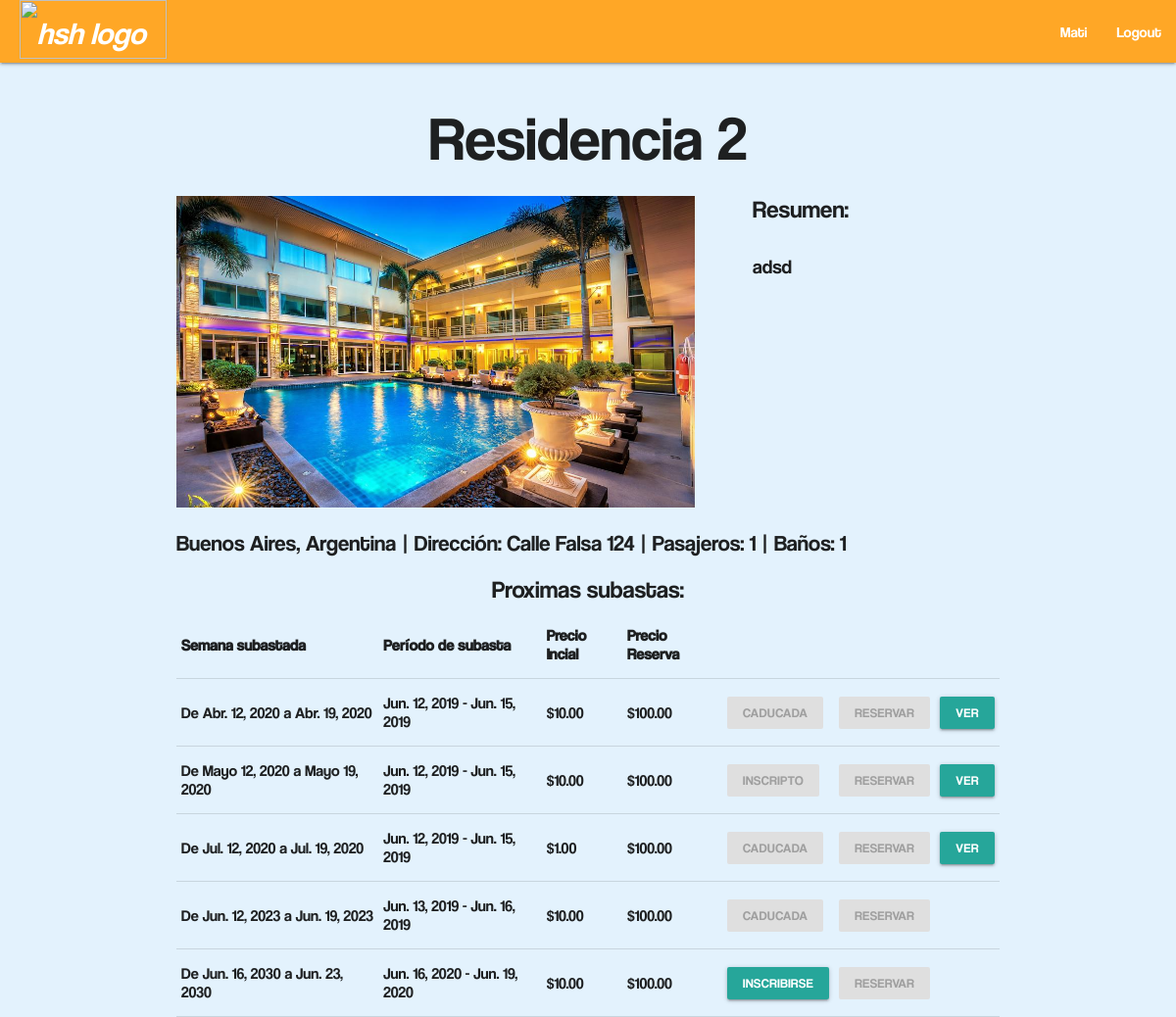
Before: /ver_residencia/1/ (signed in) with the older database file.
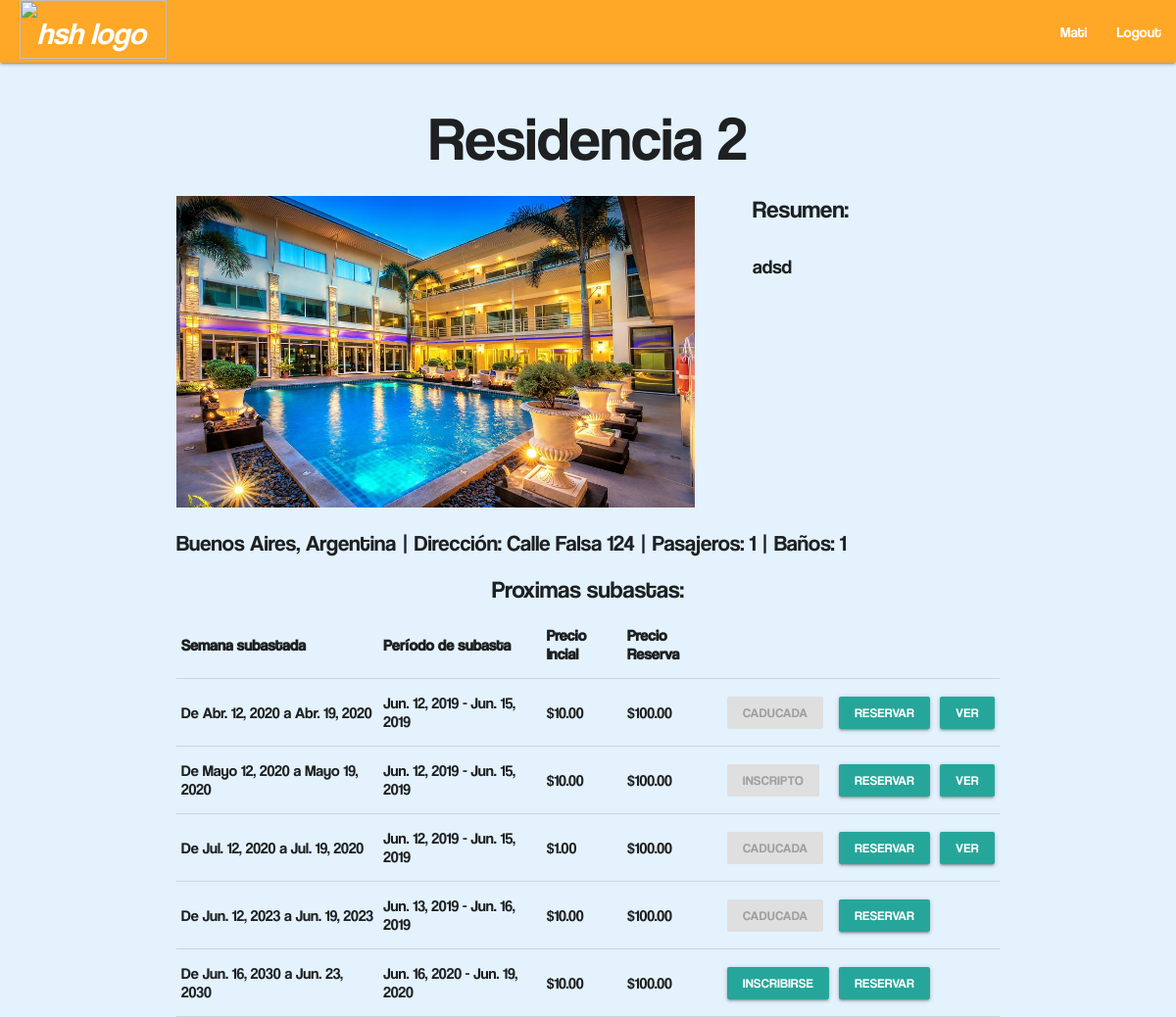
After: the same page with the newer database file.
### main/models.py (models this page shows, shortened)
class Semana(models.Model):
	dia_inicial = models.DateField()
	precio_reserva = models.DecimalField(max_digits=11,decimal_places=2)
	def dia_final(self):
		return self.dia_inicial + timedelta(days=7)
	class Meta:
		abstract = True
		ordering = ['dia_inicial', 'residencia']

class Subasta(Semana):
	precio_inicial = models.DecimalField(max_digits=11,decimal_places=2)
	inicio_de_subasta = models.DateField()
	residencia = models.ForeignKey('Residencia',on_delete=models.CASCADE,related_name='subastas')
	usuarios_inscriptos = models.ManyToManyField('User',related_name='inscripciones')
	iniciada = models.BooleanField(default=False)
	def fin_de_subasta(self):
		return (self.inicio_de_subasta + timedelta(days=3))
	def esta_inscripto(self,usuario):
		return self.usuarios_inscriptos.filter(id=usuario.id).exists()

### main/views.py (the view)
# urls.py: path("ver_residencia/<id_residencia>/", views.residencia, name="residencia"),
def residencia(request, id_residencia):
    import datetime
    res = Residencia.objects.get(id=id_residencia)
    subastas = Subasta.objects.filter(residencia=id_residencia)
    user = request.user
    hoy = datetime.datetime.now().date()
    inscripto = {}
    for s in subastas:
        inscripto[s] = s.esta_inscripto(user)
    return render(request=request,
                  template_name="main/residencias/ver_residencia.html",
                  context={"residencia": res,
                           "inscripto": inscripto,
                           "usuario": user,
                           "hoy": hoy})

### main/models.py (called while the page is built)
	def primerFoto(self):
		if self.imagenes.exists():
			return self.imagenes.first().imagen.name[12:]
		else:
			return "fotos/68184730.jpg"

### main/templates/main/residencias/ver_residencia.html
{% extends "main/headers/header_logged_in.html" %}
{% load static %}
{% load staticfiles %}
{% block content %}
<body>
  <h1 class="centrar">{{residencia.nombre}}</h1>
  <section>
    <div class="columna-grande">
      <img class="imagen-residencia"
      src="{% static residencia.primerFoto %}" alt="Imagen Residencia: {{ residencia.primerFoto }}">
    </div>
    <h5>Resumen:</h5>
    <div class="columna-chica">
      <div class="compacto scrollable">
        <p style="font-size: 20">{{residencia.descripcion}}</p>
      </div>
    </div>
  </section>
  <section>
    <div class="columna-grande" style="width: 100%; font-size: 150%">
      <span>{{residencia.ciudad}}, {{residencia.pais}} | </span>
      <span>Dirección: {{residencia.dirección}} | </span>
      <span>Pasajeros: {{residencia.personas}} | </span>
      <span>Baños: {{residencia.baños}}</span>
    </div>
  </section>
  {% if inscripto %}
    <div style="float: left; width: 100%">
      <h5 class="centrar">Proximas subastas:</h5>
    </div>
  <table style="width:100%">
    <tr>
      <th>Semana subastada</th>
      <th>Período de subasta</th>
      <th>Precio Incial</th>
      <th>Precio Reserva</th>
      <th></th>
      <th></th>
      <th></th>
    </tr>
    {% for s, i in inscripto.items %}
    <tr>
      <td>De {{s.dia_inicial}} a {{s.dia_final}}</td>
      <td>{{s.inicio_de_subasta}} - {{s.fin_de_subasta}}</td>
      <td>${{s.precio_inicial}}</td>
      <td>${{s.precio_reserva}}</td>
      {% if s.inicio_de_subasta > hoy %}
        {% if i %}
          <td><a href="" class="waves-effect waves-light btn-small disabled">Inscripto<a></td>
        {% else %}
          <td><a href="/inscribirse/{{residencia.id}}/{{s.id}}" class="waves-effect waves-light btn-small">Inscribirse<a></td>
        {% endif %}
      {% else %}
        {% if i %}
          <td><a href="" class="waves-effect waves-light btn-small disabled">Inscripto<a></td>
        {% else %}
          <td><a href="#" class="waves-effect waves-light disabled btn-small">Caducada<a></td>
        {% endif %}
      {% endif %}
      {% if user.premium %}
        <td><a href="/reserva/{{s.id}}" class="waves-effect waves-light btn-small">Reservar<a></td>
      {% else %}
        <td><a href="#" class="waves-effect waves-light disabled btn-small">Reservar<a></td>
      {% endif %}
      {% if s.iniciada %}
        <td><a href="/subasta/{{s.id}}" class="waves-effect waves-light btn-small">Ver<a></td>
      {% endif %}
    </tr>
    {% endfor %}
  {% else %}
    <div style="float: left; width: 100%">
      <h5 class="centrar">No hay subastas disponibles</h5>
    </div>
  {% endif %}
</body>
{% endblock %}

Changed rows visible on the page:
changed User "Mati": premium False → True (drawn)
